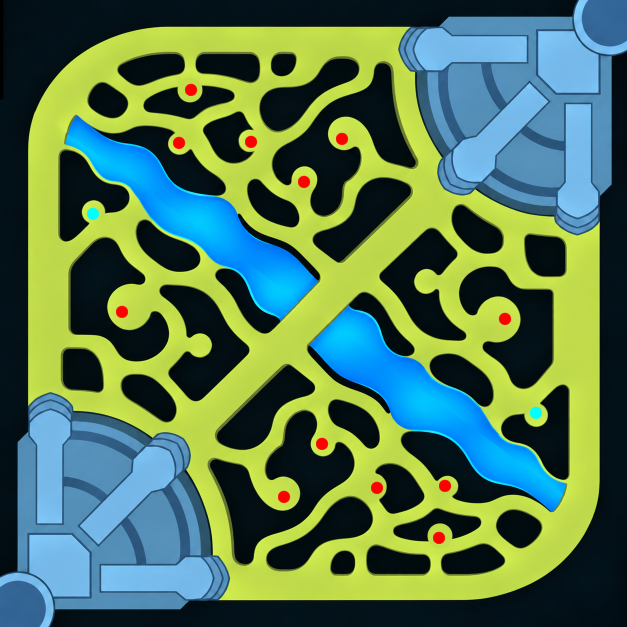
#> input picture tools/map_build/sketch/map_sketch.png, 1254 x 1254 px (shown at 1/2 size)
$ python from_sketch.py sketch/map_sketch.png
#> lines starting #> are read from the running program, lines starting #| are printed output that depends on the picture; after the words box and inside, x2 and y2 are one past the last pixel; in counts of white or black regions, pixels touching at a corner belong together
#!/usr/bin/env python3
"""Đọc bản vẽ map (sketch/map_sketch.png, D-171) → sông, base, shop ẩn nửa Blue cho map_source.json.

Quy ước màu bản vẽ (ảnh vuông = cả khung map, base Blue góc dưới trái):
  vàng xanh = đi được, đen = khối chặn, xanh nước = sông, xanh xám = base,
  chấm đỏ = bãi quái, chấm xanh ngọc = shop ẩn.
Ảnh vẽ tay không đối xứng tuyệt đối: lấy nửa Blue (phía dưới đường sông qua tâm) rồi xoay 180° (MAP-04).
Bục rừng, đá bờ, rìa map, trại và bụi do plateau_design.py làm (D-178) — bản vẽ chỉ còn cho sông / base / shop.
Ghi: river (cả sông), bases[0], shops → sketch_import.json / --write.

  python3 tools/map_build/from_sketch.py [--write]
"""
import json, os, sys
import numpy as np, cv2
from PIL import Image
from scipy import ndimage
from shapely.geometry import Polygon, Point

HERE = os.path.dirname(os.path.abspath(__file__))
SRC = os.path.join(HERE, "map_source.json")
IMG = os.path.join(HERE, "sketch", "map_sketch.png")
RIVER_SLOPE = 0.747
BASE_ART_R = 0.345  # bán kính hình base trong bản vẽ / cạnh ảnh
BASE_R = 0.29       # D-172: nền base (đất cao) nhỏ hơn hình vẽ; phần hình base thừa thành đất đi được


def masks(a):
    R, G, B = a[..., 0], a[..., 1], a[..., 2]
    red = (R > 200) & (G < 60) & (B < 60)
    cyan = (G > 245) & (B > 245) & (R < 60)
    river = (B > 200) & (R < 70) & (G > 90) & (B - R > 150) & ~cyan
    base = (B > 120) & (R > 40) & (R < 170) & (B - R > 40) & ~river
    walk = ((G > 150) & (R > 120) & (B < 130)) | ndimage.binary_dilation(red | cyan, iterations=14)
    river = ndimage.binary_closing(ndimage.binary_opening(river, iterations=2), iterations=6)
    return walk & ~river, river, base & ~walk, red, cyan


def symmetric(m):
    n = m.shape[0]
    y, x = np.mgrid[0:n, 0:n]
    c = (n - 1) / 2
    blue = (y - c) > RIVER_SLOPE * (x - c)
    return (m & blue) | (m & blue)[::-1, ::-1]


def spots(m):
    lb, n = ndimage.label(m)
    cs = ndimage.center_of_mass(m, lb, range(1, n + 1))
    sz = ndimage.sum(m, lb, range(1, n + 1))
    return [(x, y) for (y, x), s in zip(cs, sz) if 200 < s < 900]


def polygons(m, k, min_area):
    m = ndimage.binary_opening(ndimage.binary_closing(m, iterations=2), iterations=2)
    cs, hier = cv2.findContours(m.astype(np.uint8), cv2.RETR_CCOMP, cv2.CHAIN_APPROX_NONE)
    out = []
    for i, c in enumerate(cs):
        if hier[0][i][3] != -1:
            continue
        c = cv2.approxPolyDP(c, 1.2, True)[:, 0, :]
        if len(c) < 3:
            continue
        p = Polygon([k(x, y) for x, y in c]).buffer(0)
        if p.area >= min_area:
            out.append(p)
    return out


def snap(c, frame):
    """Điểm sát khung (≤ 3 ô) dính hẳn vào khung: mép base trùng mép map không sinh rào (MAP-09)."""
    x, y = c
    x = frame[0] if x - frame[0] <= 3 else frame[2] if frame[2] - x <= 3 else x
    y = frame[1] if y - frame[1] <= 3 else frame[3] if frame[3] - y <= 3 else y
    return [x, y]


def main():
    src = json.load(open(SRC))
#> (reads tools/map_build/map_source.json from the repository)
    fx0, fy0, fx1, fy1 = src["frame"]
    a = np.array(Image.open(IMG).convert("RGB")).astype(int)
    n = a.shape[0]
#> n = 1254
    s = (fx1 - fx0) / n
#> s = 0.421
    k = lambda x, y: (round(fx0 + (x + 0.5) * s, 1), round(fy0 + (y + 0.5) * s, 1))
    walk, river, base, red, cyan = masks(a)
#> in masks, `R, G, B = a[..., 0], a[..., 1], a[..., 2]`:
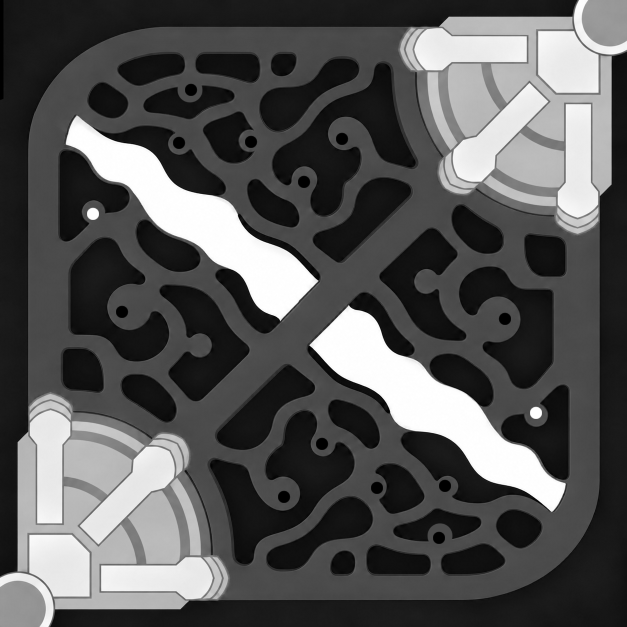
#> B: shape (1254, 1254) int64 (shown at 1/2 size); min 0, max 255, mean 85.9
#> in masks, `red = (R > 200) & (G < 60) & (B < 60)`:
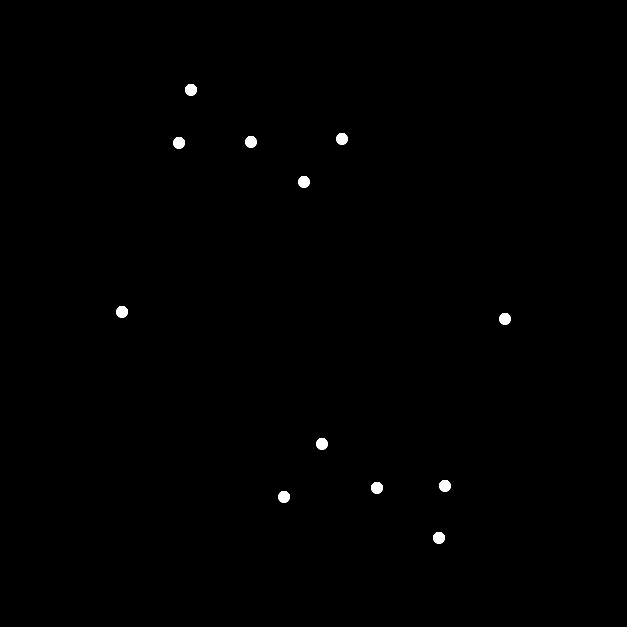
#> red: shape (1254, 1254) bool (shown at 1/2 size); 0.34% white; 12 white regions, largest, box (x1, y1, x2, y2) and area: (742, 964, 766, 988) 442, (370, 168, 394, 192) 440, (866, 1064, 890, 1088) 440
#> in masks, `cyan = (G > 245) & (B > 245) & (R < 60)`: cyan: shape (1254, 1254) bool; 0.05% white; 18 white regions (16 under 20 px), largest, box (x1, y1, x2, y2) and area: (175, 417, 197, 439) 396, (1061, 815, 1083, 837) 396
#> in masks, `river = (B > 200) & (R < 70) & (G > 90) & (B - R > 150) & ~cyan`: river: shape (1254, 1254) bool; 6.7% white; 30 white regions (28 under 20 px), largest, box (x1, y1, x2, y2) and area: (619, 611, 1131, 1023) 54490, (132, 232, 636, 641) 50832
#> in masks, `base = (B > 120) & (R > 40) & (R < 170) & (B - R > 40) & ~river`: base: shape (1254, 1254) bool; 17.2% white; 369 white regions (359 under 20 px), largest, box (x1, y1, x2, y2) and area: (799, 33, 1223, 468) 125437, (35, 787, 402, 1219) 108620, (202, 1110, 457, 1201) 15512
#> in masks, `walk = ((G > 150) & (R > 120) & (B < 130)) | ndimage.binary_dilation(r..`: walk: shape (1254, 1254) bool; 32.9% white; 7 white regions (2 under 20 px), largest, box (x1, y1, x2, y2) and area: (56, 54, 1199, 1200) 512908, (482, 559, 541, 636) 1776, (723, 614, 765, 655) 787, (849, 850, 887, 881) 644, (385, 374, 415, 403) 450
#> in masks, `river = ndimage.binary_closing(ndimage.binary_opening(river, iteration..`: river: shape (1254, 1254) bool; 6.7% white; 2 white regions, box (x1, y1, x2, y2) and area: (619, 612, 1131, 1023) 54486, (132, 232, 636, 640) 50811
#> walk: shape (1254, 1254) bool; 32.7% white; 7 white regions (2 under 20 px), largest, box (x1, y1, x2, y2) and area: (56, 54, 1199, 1200) 512908, (482, 565, 535, 636) 896, (728, 614, 765, 649) 394, (849, 864, 883, 881) 288, (389, 374, 415, 390) 205
    walk, river, base = symmetric(walk), symmetric(river), symmetric(base)
#> in symmetric, `return (m & blue) | (m & blue)[::-1, ::-1]`: returned value: shape (1254, 1254) bool; 32.5% white; 5 white regions, box (x1, y1, x2, y2) and area: (56, 54, 1198, 1200) 508500, (482, 565, 535, 636) 896, (719, 618, 772, 689) 896, (371, 373, 405, 390) 288, (849, 864, 883, 881) 288
#> in symmetric (call 2), `y, x = np.mgrid[0:n, 0:n]`:
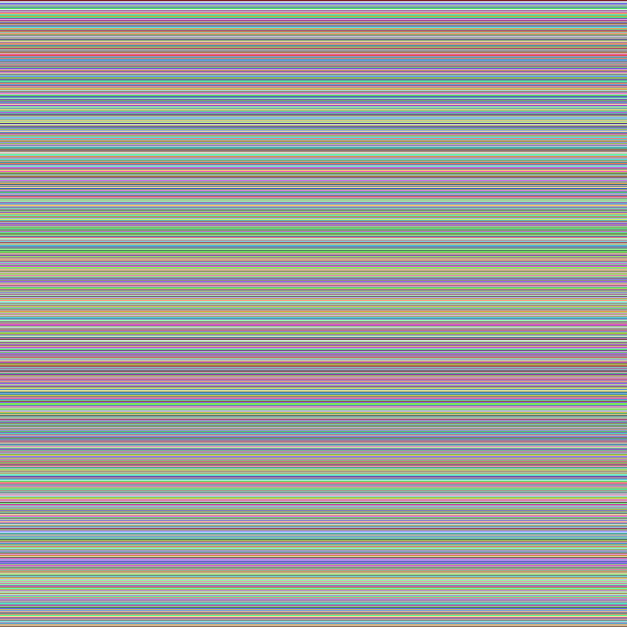
#> y: shape (1254, 1254) int64 (shown at 1/2 size); 1254 distinct labels, from 0 to 1253; one colour per label, 0 black
#> in symmetric (call 2), `y, x = np.mgrid[0:n, 0:n]`:
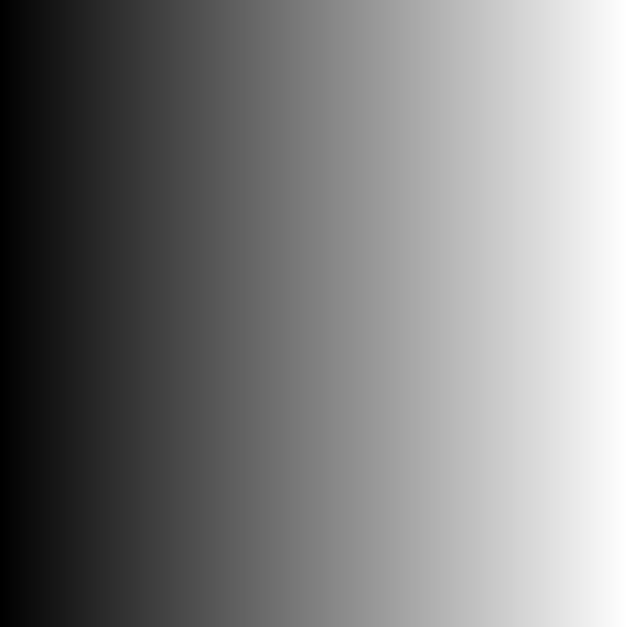
#> x: shape (1254, 1254) int64 (shown at 1/2 size); min 0, max 1253, mean 626.5; drawn with min black and max white
#> in symmetric (call 2), `blue = (y - c) > RIVER_SLOPE * (x - c)`:
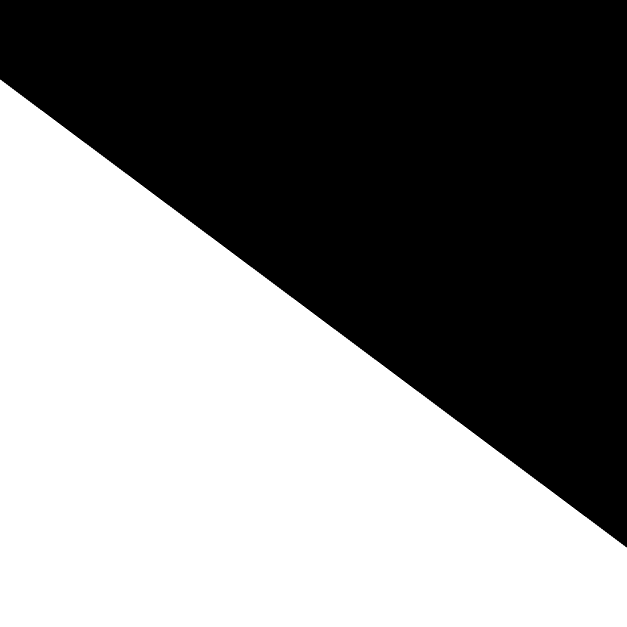
#> blue: shape (1254, 1254) bool (shown at 1/2 size); 50% white; 1 white region, box (x1, y1, x2, y2) and area: (0, 159, 1254, 1254) 786258
#> in symmetric (call 2), `return (m & blue) | (m & blue)[::-1, ::-1]`: returned value: shape (1254, 1254) bool; 6.3% white; 2 white regions, box (x1, y1, x2, y2) and area: (132, 231, 635, 640) 49798, (619, 614, 1122, 1023) 49798
#> in symmetric (call 3), `return (m & blue) | (m & blue)[::-1, ::-1]`: returned value: shape (1254, 1254) bool; 17.2% white; 318 white regions (306 under 20 px), largest, box (x1, y1, x2, y2) and area: (852, 35, 1219, 467) 108620, (35, 787, 402, 1219) 108620, (797, 53, 1052, 144) 15512
    n0 = base.shape[0]
#> n0 = 1254
    yy, xx = np.mgrid[0:n0, 0:n0]
    corner = np.hypot(xx, n0 - 1 - yy)
    art = ((base & ndimage.binary_dilation(corner < BASE_ART_R * n0, iterations=40)) | (corner < BASE_ART_R * n0))
#> art: shape (1254, 1254) bool; 10.2% white; 5 white regions (3 under 20 px), largest, box (x1, y1, x2, y2) and area: (0, 790, 457, 1254) 160546, (216, 841, 225, 849) 39
    art = symmetric(ndimage.binary_fill_holes(art | art[::-1, ::-1]) & ~walk)  # cả nét tối của hình base
#> in symmetric (call 4), `return (m & blue) | (m & blue)[::-1, ::-1]`: returned value: shape (1254, 1254) bool; 20.5% white; 10 white regions (6 under 20 px), largest, box (x1, y1, x2, y2) and area: (797, 0, 1254, 464) 161241, (0, 790, 457, 1254) 161241, (1029, 405, 1038, 413) 39, (216, 841, 225, 849) 39
    base = symmetric(art & (corner < BASE_R * n0))
#> in symmetric (call 5), `return (m & blue) | (m & blue)[::-1, ::-1]`: returned value: shape (1254, 1254) bool; 13.3% white; 2 white regions, box (x1, y1, x2, y2) and area: (890, 0, 1254, 364) 104236, (0, 890, 364, 1254) 104236
    walk = walk | (art & ~base)
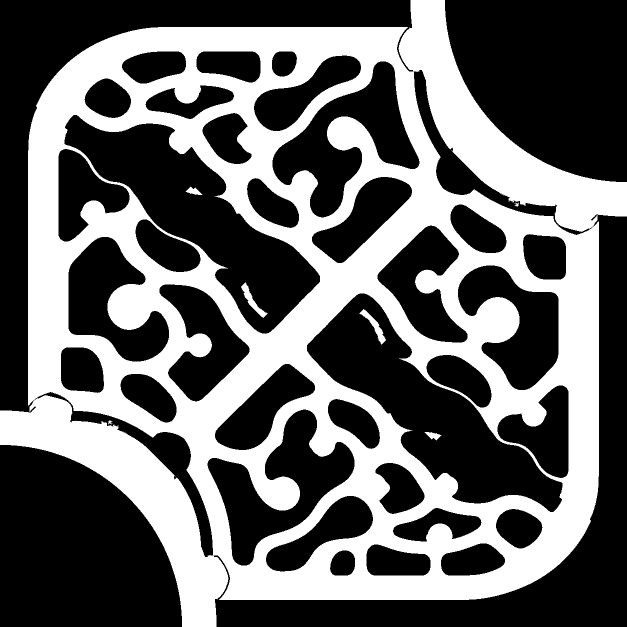
#> walk: shape (1254, 1254) bool (shown at 1/2 size); 39.7% white; 13 white regions (6 under 20 px), largest, box (x1, y1, x2, y2) and area: (0, 0, 1254, 1254) 622510, (482, 565, 535, 636) 896, (719, 618, 772, 689) 896
    blue = lambda p: p.y > p.x
    rivers = polygons(river, k, 20.0)
#> in polygons, `m = ndimage.binary_opening(ndimage.binary_closing(m, iterations=2), it..`: m: shape (1254, 1254) bool; 6.3% white; 2 white regions
#> in polygons, `cs, hier = cv2.findContours(m.astype(np.uint8), cv2.RETR_CCOMP, cv2.CH..`: cs = 2 contours; box (x1, y1, x2, y2) and area: (619, 614, 1122, 1023) 49224, (132, 231, 635, 640) 49224
#> the loop in polygons, `for i, c in enumerate(cs):` made 2 passes
#> after the loop in polygons, `for i, c in enumerate(cs):`: out = 2 items
#> rivers = 2 items
    bases = [p for p in polygons(base, k, 200.0) if blue(p.representative_point())]
#> call 2 of polygons, with min_area = 200
#> in polygons (call 2), `m = ndimage.binary_opening(ndimage.binary_closing(m, iterations=2), it..`:
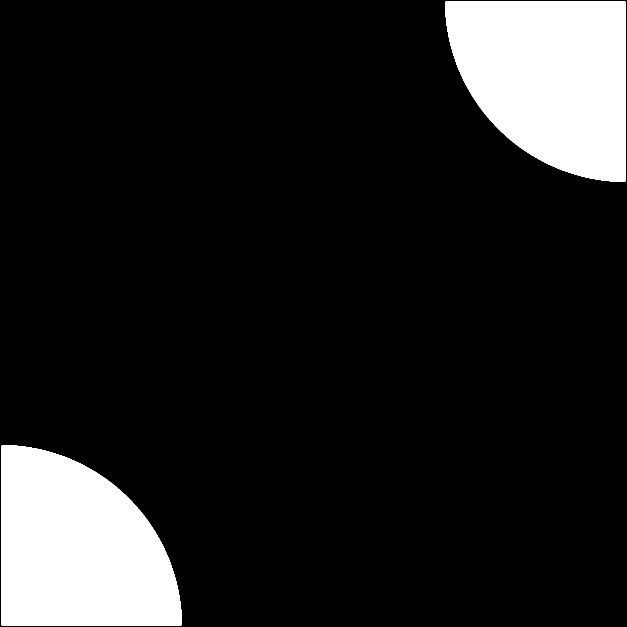
#> m: shape (1254, 1254) bool (shown at 1/2 size); 13.1% white; 2 white regions
#> in polygons (call 2), `cs, hier = cv2.findContours(m.astype(np.uint8), cv2.RETR_CCOMP, cv2.CH..`: cs = 2 contours; box (x1, y1, x2, y2) and area: (2, 890, 364, 1252) 102161, (890, 2, 1252, 364) 102161
#> the loop in polygons (call 2), `for i, c in enumerate(cs):` made 2 passes
#> bases = 1 item
    shops = [Point(k(x, y)) for x, y in spots(cyan)]
#> in spots, `lb, n = ndimage.label(m)`: lb: shape (1254, 1254) int32; 26 distinct labels, from 0 to 25
#> in spots, `lb, n = ndimage.label(m)`: n = 25
#> in spots, `cs = ndimage.center_of_mass(m, lb, range(1, n + 1))`: cs = 25 pairs, first value 388 to 866, second value 185.5 to 1071.5
#> in spots, `sz = ndimage.sum(m, lb, range(1, n + 1))`: sz = 25 values, max 396 at index 1, min 1 at index 3, mean 32.76
#> shops = 2 items
    out = {
        "river": [[list(c) for c in p.exterior.coords[:-1]] for p in rivers],
        "base0": [snap(c, src["frame"]) for c in max(bases, key=lambda p: p.area).simplify(1.0).exterior.coords[:-1]],
        "shops": [[round(p.x, 1), round(p.y, 1)] for p in shops if blue(p)],
    }
    print(f"sông {len(rivers)}, shop ẩn {len(out['shops'])}", file=sys.stderr)
    json.dump(out, open(os.path.join(HERE, "sketch", "sketch_import.json"), "w"), indent=0)
    if "--write" in sys.argv:
        apply(src, out)
        json.dump(src, open(SRC, "w"), ensure_ascii=False, indent=1)
        print("đã ghi map_source.json", file=sys.stderr)


def apply(src, out):
    """Thay sông / base / shop của nguồn bằng bản vẽ."""
    src["river"], src["rock_lines"] = out["river"], []
    src["bases"][0]["polygon"] = out["base0"]
    src["clear_circles"] = []
    src.pop("landmarks", None)
    src["shops"] = [{"name": "S%d" % (i + 1), "pos": p} for i, p in enumerate(out["shops"])]


if __name__ == "__main__":
    main()
